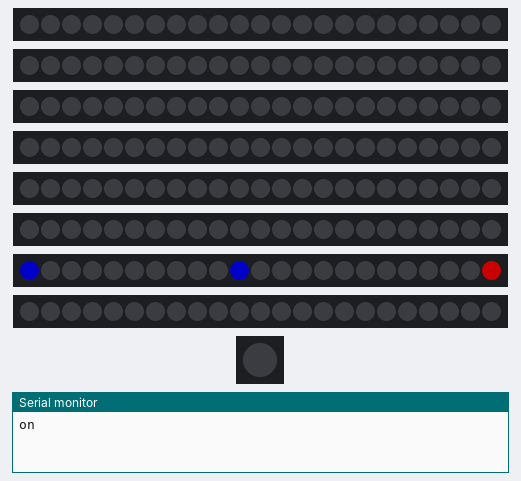
Bench run of a sketch on a simulated Arduino Mega 2560, built with avr-gcc and run on an emulated ATmega2560. Parts: 8 × 23 RGB LEDs in strip order, left to right, 1 RGB LEDs in strip order, left to right, the last lines printed to the serial monitor. Dim RGB values are drawn brighter than linear.

Above: at 0.2 s.
At 1.2 s:
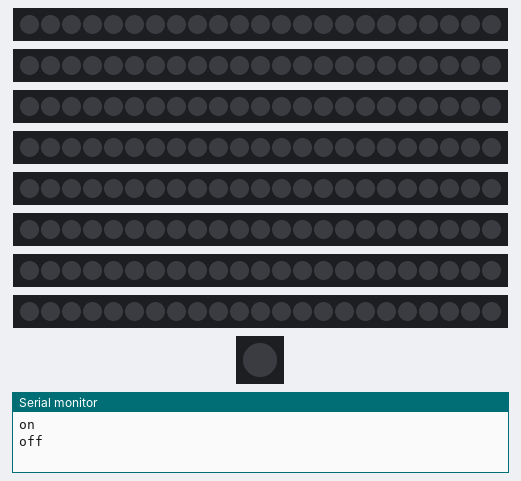

Measured:
- what the display in image 0 shows lasts 1.0 s, from 0.1 s to 1.1 s

The sketch:

testPhotodiode.ino
```cpp
/*The purpose of this script is to test the resetting of the photodiode
 * to get the expected Latch Out signal.
 */

#include <FastLED.h>

/*Include the following libraries*/
#include <stdio.h>
#include <math.h>
#include <FastLED.h>

/*Define pins for interacting with photodiode*/
#define cReset 50
#define dLatchOut 51 //nothing is currently being done with this pin

/*Define LED pins on Arduino for each direction strip*/
#define N_Strip 30 //bluewhite
#define NW_Strip 31 //yellowblack
#define NE_Strip 32 //black
#define S_Strip 33 //purple
#define SW_Strip 34 //greenwhite
#define SE_Strip 35 //brown
#define W_Strip 36 //white
#define E_Strip 37 //blue
/*Define LED pin on Arduino for center LED*/
#define Center 38 //brownblack

#define BRIGHTNESS  100 /* valid values between 0 and 255 */
#define LED_TYPE    WS2812B
#define COLOR_ORDER GRB

/*Define number of direction strips*/
#define NUM_STRIPS 8
/*Define number of LEDs in each direction strip*/
#define NUM_LEDS_PER_STRIP 23
/*Define one LED in the center*/
#define NUM_Center 1

/*Create an array of LED arrays to represent the direction strips*/
/*CRGB is an object representing a color in RGB color space*/
CRGB leds_Strips[NUM_STRIPS][NUM_LEDS_PER_STRIP];
/*Create an array for center LED*/
CRGB leds_Center[NUM_Center];


void setup() {
  /*Initialize strips*/
  FastLED.addLeds<LED_TYPE, N_Strip, COLOR_ORDER>(leds_Strips[0], NUM_LEDS_PER_STRIP).setCorrection( TypicalLEDStrip );
  FastLED.addLeds<LED_TYPE, NW_Strip, COLOR_ORDER>(leds_Strips[1], NUM_LEDS_PER_STRIP).setCorrection( TypicalLEDStrip );
  FastLED.addLeds<LED_TYPE, NE_Strip, COLOR_ORDER>(leds_Strips[2], NUM_LEDS_PER_STRIP).setCorrection( TypicalLEDStrip );
  FastLED.addLeds<LED_TYPE, S_Strip, COLOR_ORDER>(leds_Strips[3], NUM_LEDS_PER_STRIP).setCorrection( TypicalLEDStrip );
  FastLED.addLeds<LED_TYPE, SW_Strip, COLOR_ORDER>(leds_Strips[4], NUM_LEDS_PER_STRIP).setCorrection( TypicalLEDStrip );
  FastLED.addLeds<LED_TYPE, SE_Strip, COLOR_ORDER>(leds_Strips[5], NUM_LEDS_PER_STRIP).setCorrection( TypicalLEDStrip );
  FastLED.addLeds<LED_TYPE, W_Strip, COLOR_ORDER>(leds_Strips[6], NUM_LEDS_PER_STRIP).setCorrection( TypicalLEDStrip );
  FastLED.addLeds<LED_TYPE, E_Strip, COLOR_ORDER>(leds_Strips[7], NUM_LEDS_PER_STRIP).setCorrection( TypicalLEDStrip );
  FastLED.addLeds<LED_TYPE, Center, COLOR_ORDER>(leds_Center, NUM_Center).setCorrection( TypicalLEDStrip );
  /*Set brightness*/
  FastLED.setBrightness( BRIGHTNESS );
  /*Set cReset pin for photodiode as output*/
  pinMode(cReset, OUTPUT);
  /*Start connection to serial monitor*/
  Serial.begin(9600);
  /*Clear all LEDs*/
  FastLED.clear();
  FastLED.show();
  /*Quickly switch cReset from On to Off*/
  digitalWrite(cReset, HIGH);
  digitalWrite(cReset, LOW);
  delay(100);
}

void loop() {
  /*Reset is high*/
  digitalWrite(cReset, HIGH);
  /*Turn on LEDs*/
  leds_Strips[6][0] = CRGB::Blue;
  leds_Strips[6][10] = CRGB::Blue;
  leds_Strips[6][22] = CRGB::Red;
  FastLED.show();
  Serial.println("on");
  delay(1000);
  /*Reset is low*/
  digitalWrite(cReset, LOW);
  /*Turn off LEDs*/
  FastLED.clear();
  FastLED.show();
  Serial.println("off");
  delay(1000);
}
```
